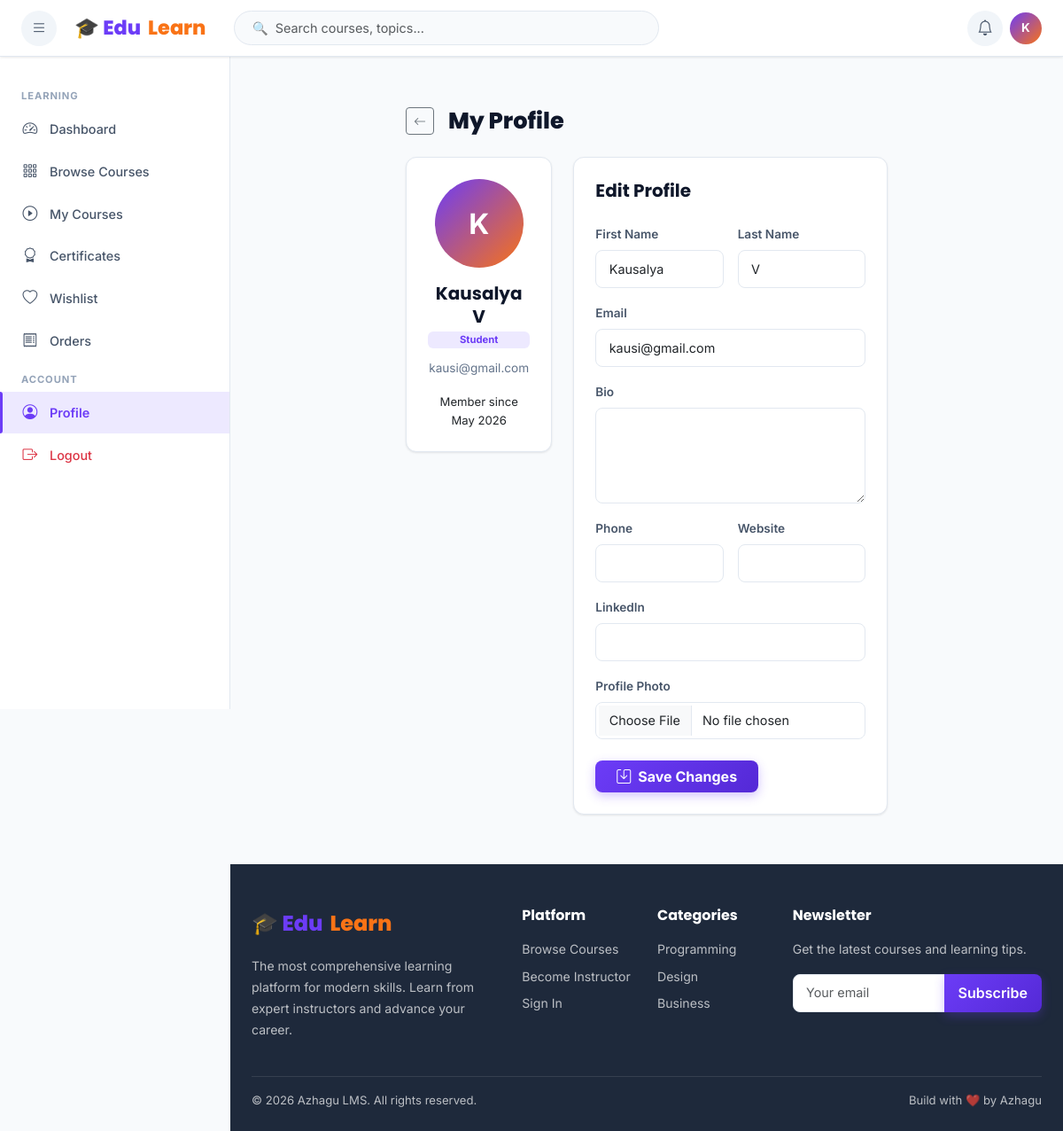
The page /accounts/profile/ (signed in) on the database its author committed.
### accounts/models.py (models this page shows, shortened)
class CustomUser(AbstractUser):
    ROLE_CHOICES = [('student','Student'),('instructor','Instructor'),('admin','Admin')]
    role = models.CharField(max_length=20, choices=ROLE_CHOICES, default='student')
    bio = models.TextField(blank=True)
    avatar = models.ImageField(upload_to='avatars/', blank=True, null=True)
    phone = models.CharField(max_length=20, blank=True)
    website = models.URLField(blank=True)
    linkedin = models.URLField(blank=True)
    is_email_verified = models.BooleanField(default=False)
    created_at = models.DateTimeField(auto_now_add=True)
    updated_at = models.DateTimeField(auto_now=True)
    def is_student(self): return self.role == 'student'
    def is_instructor(self): return self.role == 'instructor'
    def is_admin_user(self): return self.role == 'admin' or self.is_staff

### accounts/views.py (the view)
# urls.py: path('profile/', views.profile, name='profile'),
@login_required
def profile(request):
    if request.method == 'POST':
        form = ProfileForm(request.POST, request.FILES, instance=request.user)
        if form.is_valid():
            form.save()
            messages.success(request, 'Profile updated successfully!')
            return redirect('accounts:profile')
    else:
        form = ProfileForm(instance=request.user)
    return render(request, 'accounts/profile.html', {'form': form})

### accounts/forms.py
class ProfileForm(forms.ModelForm):
    class Meta:
        model = CustomUser
        fields = ['first_name','last_name','email','bio','phone','website','linkedin','avatar']
        widgets = {f: forms.TextInput(attrs={'class':'form-control'}) for f in ['first_name','last_name','email','phone','website','linkedin']}
    def __init__(self, *args, **kwargs):
        super().__init__(*args, **kwargs)
        self.fields['bio'].widget.attrs['class'] = 'form-control'
        self.fields['bio'].widget.attrs['rows'] = 4
        self.fields['avatar'].widget.attrs['class'] = 'form-control'

### lms_project/context_processors.py (called while the page is built)
def notifications(request):
    context = {'notifications': [], 'unread_count': 0}
    if request.user.is_authenticated:
        try:
            from courses.models import Notification
            notifs = Notification.objects.filter(user=request.user).order_by('-created_at')[:10]
            context['notifications'] = notifs
            context['unread_count'] = notifs.filter(is_read=False).count()
        except Exception:
            pass
    return context

### templates/accounts/profile.html (shortened to what this page needs)
{% extends 'base.html' %}
{% block content %}
<div class="container-fluid px-4 py-4">
  <div class="row justify-content-center">
    <div class="col-xl-8">
      <div class="d-flex align-items-center gap-3 mb-4">
        <a href="/dashboard/" class="btn btn-outline-secondary btn-sm"><i class="bi bi-arrow-left"></i></a>
        <h1 class="page-title mb-0">My Profile</h1>
      </div>
      <div class="row g-4">
        <div class="col-md-4">
          <div class="card p-4 text-center">
            {% if user.avatar %}<img src="{{ user.avatar.url }}" class="rounded-circle mb-3" style="width:100px;height:100px;object-fit:cover;border:3px solid var(--primary);">
            {% else %}<div class="user-avatar-placeholder mx-auto mb-3" style="width:100px;height:100px;font-size:2rem;border-radius:50%;">{{ user.username|first|upper }}</div>{% endif %}
            <h5 class="fw-bold mb-1">{{ user.get_full_name|default:user.username }}</h5>
            <span class="badge" style="background:var(--primary-light);color:var(--primary);">{{ user.role|capfirst }}</span>
            <div style="font-size:.85rem;color:var(--gray-600);margin-top:.75rem;">{{ user.email }}</div>
            <div class="mt-3" style="font-size:.82rem;color:var(--gray-500);">Member since {{ user.date_joined|date:"M Y" }}</div>
          </div>
        </div>
        <div class="col-md-8">
          <div class="card p-4">
            <h5 class="fw-bold mb-4">Edit Profile</h5>
            <form method="post" enctype="multipart/form-data" data-validate>
              <div class="row g-3">
                <div class="col-md-6"><label class="form-label">First Name</label>{{ form.first_name }}</div>
                <div class="col-md-6"><label class="form-label">Last Name</label>{{ form.last_name }}</div>
                <div class="col-12"><label class="form-label">Email</label>{{ form.email }}</div>
                <div class="col-12"><label class="form-label">Bio</label>{{ form.bio }}</div>
                <div class="col-md-6"><label class="form-label">Phone</label>{{ form.phone }}</div>
                <div class="col-md-6"><label class="form-label">Website</label>{{ form.website }}</div>
                <div class="col-12"><label class="form-label">LinkedIn</label>{{ form.linkedin }}</div>
                <div class="col-12"><label class="form-label">Profile Photo</label>{{ form.avatar }}</div>
              </div>
              <button type="submit" class="btn btn-primary mt-4 fw-bold px-4"><i class="bi bi-save me-2"></i>Save Changes</button>
            </form>
          </div>
        </div>
      </div>
    </div>
  </div>
</div>
{% endblock %}

### templates/base.html (shortened to what this page needs)
<!DOCTYPE html>
<html lang="en">
<head>
  <link href="https://cdn.jsdelivr.net/npm/bootstrap@5.3.2/dist/css/bootstrap.min.css" rel="stylesheet">
  <link href="https://cdn.jsdelivr.net/npm/bootstrap-icons@1.11.3/font/bootstrap-icons.css" rel="stylesheet">
  {% load static %}
  <link href="{% static 'css/style.css' %}" rel="stylesheet">
</head>
<body>
{% if user.is_authenticated %}
<nav class="lms-navbar">
  <button class="nav-icon-btn me-1" id="sidebarToggle" title="Toggle sidebar">
    <i class="bi bi-list"></i>
  </button>
  <a class="navbar-brand-logo" href="/">🎓 Edu<span>Learn</span></a>
  <div class="navbar-search d-none d-md-block ms-3">
    <input type="text" class="form-control" id="navSearchInput" placeholder="🔍  Search courses, topics...">
  </div>
  <div class="ms-auto d-flex align-items-center gap-2">
    <div class="dropdown">
      <button class="nav-icon-btn" data-bs-toggle="dropdown" aria-expanded="false">
        <i class="bi bi-bell"></i>
      </button>
    </div>
    <div class="dropdown">
      <div data-bs-toggle="dropdown" aria-expanded="false" style="cursor:pointer;">
        {% if user.avatar %}
        <img src="{{ user.avatar.url }}" class="user-avatar-sm" alt="{{ user.username }}">
        {% else %}
        <div class="user-avatar-placeholder">{{ user.username|first|upper }}</div>
        {% endif %}
      </div>
    </div>
  </div>
</nav>
<div class="lms-sidebar" id="lmsSidebar">
  {% if user.is_student %}
  <div class="sidebar-section-label">Learning</div>
  <a class="sidebar-nav-item" href="/dashboard/"><i class="bi bi-speedometer2"></i> Dashboard</a>
  <a class="sidebar-nav-item" href="/courses/"><i class="bi bi-grid-3x3-gap"></i> Browse Courses</a>
  <a class="sidebar-nav-item" href="/dashboard/student/"><i class="bi bi-play-circle"></i> My Courses</a>
  <a class="sidebar-nav-item" href="/certificates/"><i class="bi bi-award"></i> Certificates</a>
  <a class="sidebar-nav-item" href="/courses/wishlist/"><i class="bi bi-heart"></i> Wishlist</a>
  <a class="sidebar-nav-item" href="/payments/history/"><i class="bi bi-receipt"></i> Orders</a>
  {% endif %}
  <div class="sidebar-section-label">Account</div>
  <a class="sidebar-nav-item" href="/accounts/profile/"><i class="bi bi-person-circle"></i> Profile</a>
  <a class="sidebar-nav-item text-danger" href="/accounts/logout/"><i class="bi bi-box-arrow-right"></i> Logout</a>
</div>
<main class="lms-main {% block main_class %}{% endblock %}">
{% endif %}
{% block content %}{% endblock %}
</main>
{% block show_footer %}
<footer style="background:var(--gray-900);color:rgba(255,255,255,.7);padding:3rem 0 1.5rem;margin-left:{% if user.is_authenticated %}var(--sidebar-w){% else %}0{% endif %};" class="footer-section">
  <div class="container-fluid px-4">
    <div class="row g-4 mb-4">
      <div class="col-lg-4">
        <div class="navbar-brand-logo mb-3" style="font-size:1.5rem;">🎓 Edu<span>Learn</span></div>
        <p style="font-size:.88rem;line-height:1.7;">The most comprehensive learning platform for modern skills. Learn from expert instructors and advance your career.</p>
      </div>
      <div class="col-lg-2 col-md-4">
        <h6 class="text-white fw-bold mb-3">Platform</h6>
        <ul class="list-unstyled" style="font-size:.88rem;">
          <li class="mb-2"><a href="/courses/" class="text-decoration-none" style="color:inherit;">Browse Courses</a></li>
          <li class="mb-2"><a href="/accounts/register/" class="text-decoration-none" style="color:inherit;">Become Instructor</a></li>
          <li class="mb-2"><a href="/accounts/login/" class="text-decoration-none" style="color:inherit;">Sign In</a></li>
        </ul>
      </div>
      <div class="col-lg-2 col-md-4">
        <h6 class="text-white fw-bold mb-3">Categories</h6>
        <ul class="list-unstyled" style="font-size:.88rem;">
          <li class="mb-2"><a href="/courses/?category=programming" class="text-decoration-none" style="color:inherit;">Programming</a></li>
          <li class="mb-2"><a href="/courses/?category=design" class="text-decoration-none" style="color:inherit;">Design</a></li>
          <li class="mb-2"><a href="/courses/?category=business" class="text-decoration-none" style="color:inherit;">Business</a></li>
        </ul>
      </div>
      <div class="col-lg-4 col-md-4">
        <h6 class="text-white fw-bold mb-3">Newsletter</h6>
        <p style="font-size:.88rem;">Get the latest courses and learning tips.</p>
        <div class="input-group mt-2">
          <input type="email" class="form-control" placeholder="Your email" style="border-radius:8px 0 0 8px;">
          <button class="btn btn-primary px-3" style="border-radius:0 8px 8px 0;">Subscribe</button>
        </div>
      </div>
    </div>
    <div class="border-top pt-3 d-flex flex-wrap justify-content-between align-items-center gap-2" style="border-color:rgba(255,255,255,.1)!important;font-size:.82rem;">
      <span>© 2026 Azhagu LMS. All rights reserved.</span>
      <span>Build with ❤️ by Azhagu</a></span>
    </div>
  </div>
</footer>
{% endblock %}
{% load static %}
</body>
</html>

### static/css/style.css (style rules this page uses)
:root { --primary: #6c3cf7; --primary-dark: #5429d6; --primary-light: #ede9ff; --secondary: #f97316; --success: #22c55e; --info: #3b82f6; --warning: #f59e0b; --danger: #ef4444; --dark: #0f172a; --gray-900: #1e293b; --gray-800: #334155; --gray-700: #475569; --gray-600: #64748b; --gray-400: #94a3b8; --gray-200: #e2e8f0; --gray-100: #f1f5f9; --gray-50: #f8fafc; --white: #ffffff; --sidebar-w: 260px; --navbar-h: 64px; --radius: 12px; --radius-lg: 16px; --shadow-sm: 0 1px 3px rgba(0,0,0,0.06), 0 1px 2px rgba(0,0,0,0.04); --shadow: 0 4px 16px rgba(0,0,0,0.08); --shadow-lg: 0 10px 40px rgba(0,0,0,0.12); --transition: all 0.25s cubic-bezier(0.4,0,0.2,1); }
* { box-sizing:border-box;margin:0;padding:0; }
body { font-family:'Inter',sans-serif;background:var(--gray-50);color:var(--gray-800);line-height:1.6;font-size:15px; }
h1,h2,h3,h4,h5,h6 { font-family:'Poppins',sans-serif;font-weight:700;color:var(--dark);line-height:1.3; }
.lms-navbar { position:sticky;top:0;z-index:1050;height:var(--navbar-h);background:var(--white);border-bottom:1px solid var(--gray-200);box-shadow:var(--shadow-sm);display:flex;align-items:center;padding:0 1.5rem;gap:1rem; }
.navbar-brand-logo { font-family:'Poppins',sans-serif;font-weight:800;font-size:1.4rem;color:var(--primary)!important;text-decoration:none;display:flex;align-items:center;gap:.5rem;white-space:nowrap; }
.navbar-brand-logo span { color:var(--secondary); }
.navbar-search { flex:1;max-width:480px; }
.navbar-search .form-control { border-radius:50px;border:1.5px solid var(--gray-200);padding:.5rem 1.2rem;font-size:.9rem;background:var(--gray-50);transition:var(--transition); }
.nav-icon-btn { width:40px;height:40px;border-radius:50%;border:none;background:var(--gray-100);color:var(--gray-700);display:flex;align-items:center;justify-content:center;font-size:1.1rem;cursor:pointer;transition:var(--transition);position:relative;text-decoration:none; }
.user-avatar-placeholder { width:36px;height:36px;border-radius:50%;background:linear-gradient(135deg,var(--primary),var(--secondary));display:flex;align-items:center;justify-content:center;color:#fff;font-weight:700;font-size:.85rem;cursor:pointer; }
.lms-sidebar { position:fixed;top:var(--navbar-h);left:0;width:var(--sidebar-w);height:calc(100vh - var(--navbar-h));background:var(--white);border-right:1px solid var(--gray-200);overflow-y:auto;z-index:1040;transition:transform .3s ease;padding:1.5rem 0; }
.sidebar-section-label { font-size:.7rem;font-weight:700;text-transform:uppercase;letter-spacing:.08em;color:var(--gray-400);padding:.75rem 1.5rem .25rem; }
.sidebar-nav-item { display:flex;align-items:center;gap:.75rem;padding:.65rem 1.5rem;color:var(--gray-700);text-decoration:none;font-size:.9rem;font-weight:500;transition:var(--transition);position:relative;cursor:pointer;border:none;background:none;width:100%;text-align:left; }
.sidebar-nav-item i { font-size:1.05rem;width:20px;text-align:center; }
.sidebar-nav-item.active { background:var(--primary-light);color:var(--primary);font-weight:600; }
.sidebar-nav-item.active::before { content:'';position:absolute;left:0;top:0;bottom:0;width:3px;background:var(--primary);border-radius:0 3px 3px 0; }
.lms-main { margin-left:var(--sidebar-w);min-height:calc(100vh - var(--navbar-h));padding:2rem;transition:margin .3s ease; }
.card { background:var(--white);border:1px solid var(--gray-200);border-radius:var(--radius);box-shadow:var(--shadow-sm);transition:var(--transition);overflow:hidden; }
.btn-primary { background:linear-gradient(135deg,var(--primary),var(--primary-dark));border:none;border-radius:8px;font-weight:600;transition:var(--transition);box-shadow:0 4px 12px rgba(108,60,247,.3); }
.form-control,.form-select { border:1.5px solid var(--gray-200);border-radius:8px;font-size:.9rem;padding:.6rem .9rem;transition:var(--transition);background:#fff; }
.form-label { font-size:.85rem;font-weight:600;color:var(--gray-700);margin-bottom:.4rem; }
.page-title { font-size:1.6rem;font-weight:800; }

### rows shown on the page
CustomUser: username|first "K", get_full_name "Kausalya V", role "Student", email "kausi@gmail.com", date_joined "May 2026", first_name "Kausalya", last_name "V"
